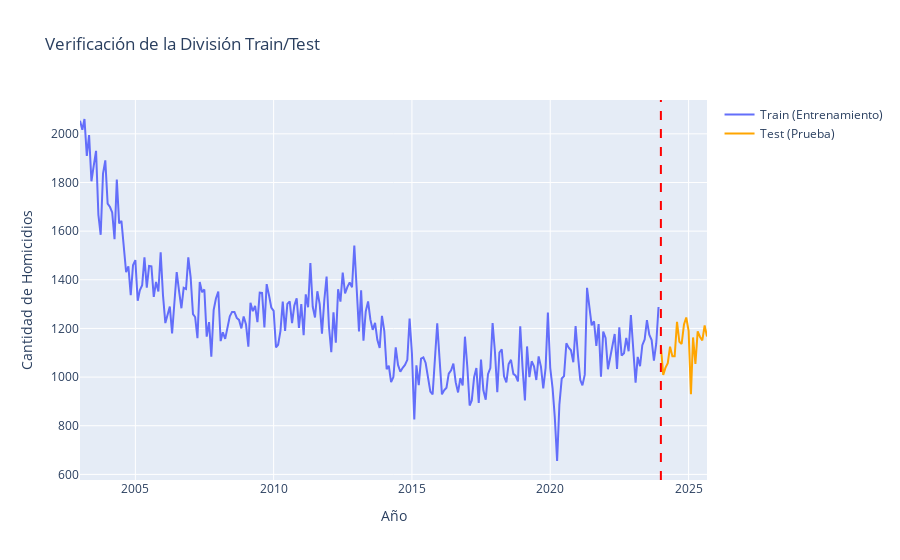

Notebook code for this chart:
### Code cell
import plotly.graph_objects as go

# --- 1. Definir la Fecha de Corte ---
# Usaremos todo hasta el final de 2023 para entrenar
# y 2024-2025 para probar.
split_date = '2024-01-01'

# --- 2. Crear los conjuntos de Train y Test ---
# Train: Todos los datos ANTES de la fecha de corte
train = df_monthly[df_monthly.index < split_date]

# Test: Todos los datos DESDE la fecha de corte en adelante
test = df_monthly[df_monthly.index >= split_date]

# --- 3. Verificar la División ---
print(f"--- División de Datos ---")
print(f"Total de meses en el dataset: {len(df_monthly)}")
print(f"Meses para Entrenamiento (Train): {len(train)} (Desde {train.index.min().date()} hasta {train.index.max().date()})")
print(f"Meses para Prueba (Test):      {len(test)} (Desde {test.index.min().date()} hasta {test.index.max().date()})")


# --- 4. Visualizar la División (¡Importante!) ---
print("\n--- Visualizando la división Train/Test ---")

fig = go.Figure()

# Añadir serie de Entrenamiento
fig.add_trace(go.Scatter(
    x=train.index, 
    y=train['CANTIDAD'], 
    mode='lines', 
    name='Train (Entrenamiento)'
))

# Añadir serie de Prueba
fig.add_trace(go.Scatter(
    x=test.index, 
    y=test['CANTIDAD'], 
    mode='lines', 
    name='Test (Prueba)',
    line=dict(color='orange')
))

fig.update_layout(
    title='Verificación de la División Train/Test',
    xaxis_title='Año',
    yaxis_title='Cantidad de Homicidios',
    hovermode="x unified"
)

# Añadir una línea vertical para ver el corte
fig.add_vline(x=split_date, line_width=2, line_dash="dash", line_color="red")

fig.show()

### Figure 1 — Plotly figure (JSON) as saved in the notebook; plotly's stock layout.template omitted (floating-point values rounded to 4 significant figures; data arrays with more than 128 entries replaced by an {"elided": "..."} marker saying what was removed)
{"data": [{"mode": "lines", "name": "Train (Entrenamiento)", "type": "scatter", "x": {"elided": "252 str values"}, "y": {"elided": "252 int values"}}, {"line": {"color": "orange"}, "mode": "lines", "name": "Test (Prueba)", "type": "scatter", "x": ["2024-01-01T00:00:00.000000000", "2024-02-01T00:00:00.000000000", "2024-03-01T00:00:00.000000000", "2024-04-01T00:00:00.000000000", "2024-05-01T00:00:00.000000000", "2024-06-01T00:00:00.000000000", "2024-07-01T00:00:00.000000000", "2024-08-01T00:00:00.000000000", "2024-09-01T00:00:00.000000000", "2024-10-01T00:00:00.000000000", "2024-11-01T00:00:00.000000000", "2024-12-01T00:00:00.000000000", "2025-01-01T00:00:00.000000000", "2025-02-01T00:00:00.000000000", "2025-03-01T00:00:00.000000000", "2025-04-01T00:00:00.000000000", "2025-05-01T00:00:00.000000000", "2025-06-01T00:00:00.000000000", "2025-07-01T00:00:00.000000000", "2025-08-01T00:00:00.000000000", "2025-09-01T00:00:00.000000000"], "y": [1127, 1009, 1038, 1057, 1125, 1086, 1086, 1227, 1145, 1136, 1216, 1245, 1190, 930, 1163, 1054, 1188, 1165, 1151, 1212, 1167]}], "layout": {"hovermode": "x unified", "shapes": [{"line": {"color": "red", "dash": "dash", "width": 2}, "type": "line", "x0": "2024-01-01", "x1": "2024-01-01", "xref": "x", "y0": 0, "y1": 1, "yref": "y domain"}], "title": {"text": "Verificación de la División Train/Test"}, "xaxis": {"title": {"text": "Año"}}, "yaxis": {"title": {"text": "Cantidad de Homicidios"}}}}
